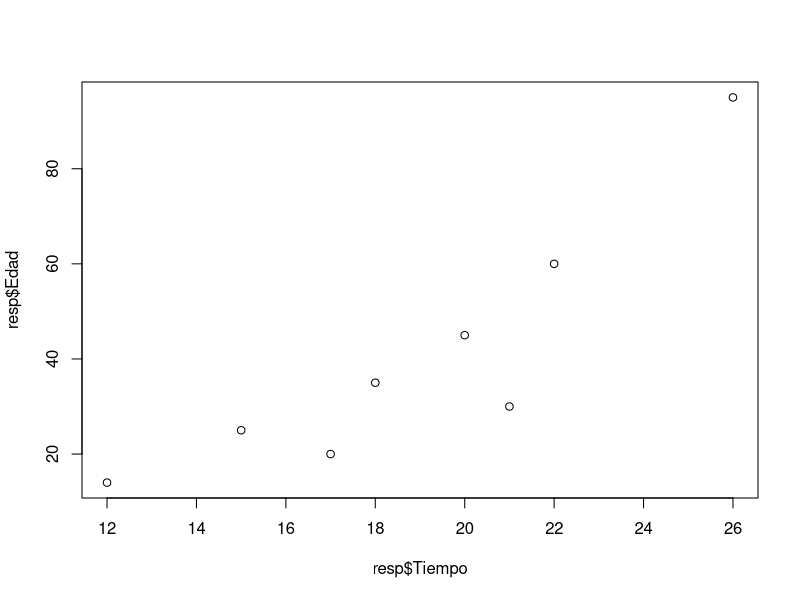
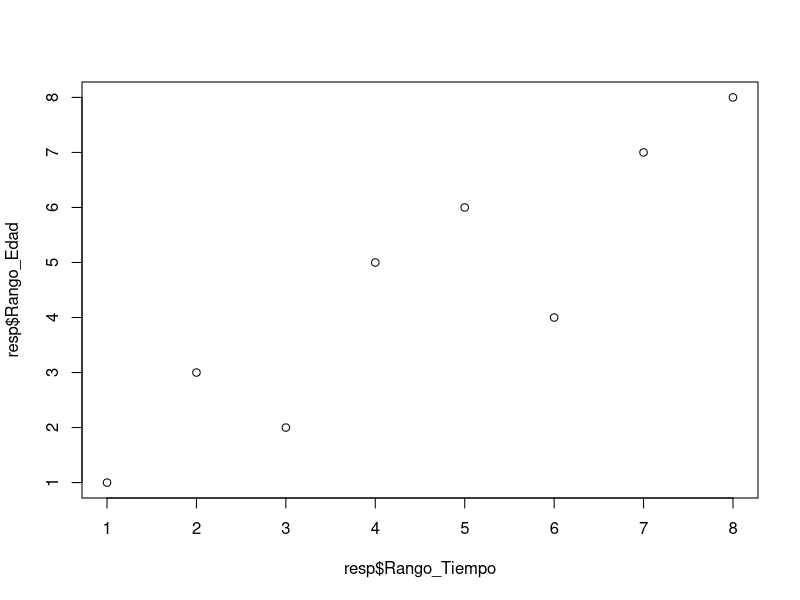

R code for these plots, in order:
#Miguel Salvador Salinas Gutiérrez
# 1530268
# 23/02/2026


# Correlación de Spearman -------------------------------------------------


resp <- data.frame(
  Tiempo = c(12, 15, 17, 18, 20, 21, 22, 26),
  Edad = c(14, 25, 20, 35, 45, 30, 60, 95)
)
resp

#Crear nuevas columnas con los rangos (1 a 8)
resp$Rango_Tiempo <- rank(resp$Tiempo, ties.method = "first")
resp$Rango_Edad <- rank(resp$Edad, ties.method = "first")

#Ver resultado
resp

plot(resp$Tiempo, resp$Edad)
plot(resp$Rango_Tiempo, resp$Rango_Edad)

# Graficar ----------------------------------------------------------------

cor.test(resp$Rango_Tiempo, resp$Rango_Edad, method = "spearman")

# Tau de Kendall ----------------------------------------------------------


#Correlación Tau de Kendall
#Los datos de ser ordinales, cualitativos entonces?

tau <- data.frame(
  A = c(1, 2, 3, 4, 5, 6),
  B = c(3, 1, 4, 2, 6, 5)
)
cor.test(tau$A, tau$B, method = "kendall")

#Interpretación del valor de r
#un valor r entre 0 y 0.1 indica que no hay correlación. 
#Un valor entre 0.7 y 1 indica que hay correlación alta.


# Punto Biserial ----------------------------------------------------------


#Correlación Punto Biserial
#Es una variaciión de la correlación de Pearson
#Correlación entre una variable dicotómica y una métrica.

#Ejemplo

set.seed(123)

# Número de observaciones
 n <- 20
 
#Generar horas de estudio (entre 1 y 10)
 Horas_estudio <-  sample(1:10, n, replace = TRUE)
 
 # Asignar probabilidad de aprobar en función de horas de estudio
 # A más horas, más alta la probabilidad
 
 Resultado <- sapply(Horas_estudio, function(horas) {
   ifelse(runif(1) < (horas / 10), "Aprobado", "Reprobado") 
   
 })

 # Crear data frame
 Estudio <- data.frame(
   Estudiante = 1:n,
   Horas_estudio,
   Resultado
 )
 
Estudio$Resultado_bin <- ifelse(Estudio$Resultado == "Aprobado", 1, 0)
head(Estudio)
 
cor.test(Estudio$Horas_estudio, Estudio$Resultado_bin, method = "pearson")
